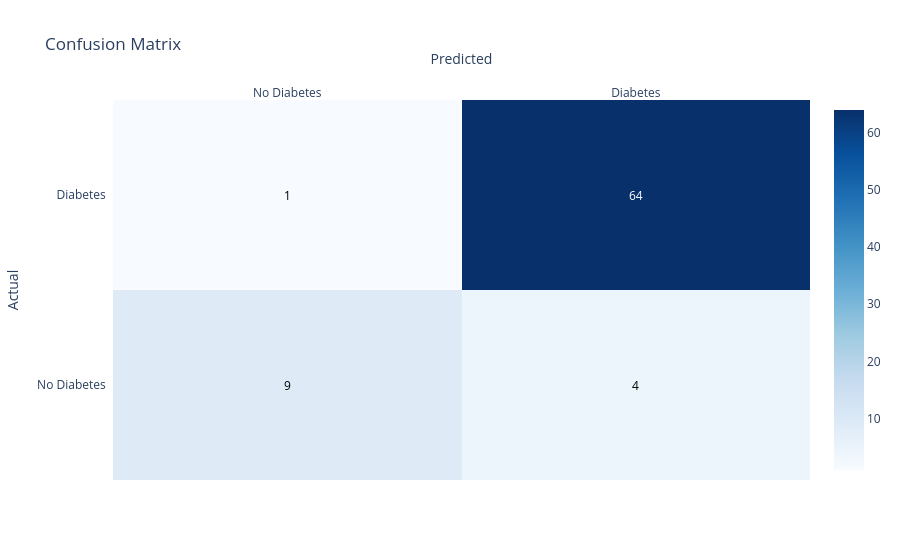

Notebook source saved alongside this figure:
### Code cell
cm = confusion_matrix(y_test, rfc_y_pred)

labels = ['No Diabetes', 'Diabetes']

fig = ff.create_annotated_heatmap(
    z=cm,
    x=labels,
    y=labels,
    colorscale='Blues',
    showscale=True
)

fig.update_layout(
    title='Confusion Matrix',
    xaxis_title='Predicted',
    yaxis_title='Actual'
)

fig.show()

### Figure 1 — Plotly figure (JSON) as saved in the notebook; plotly's stock layout.template omitted (floating-point values rounded to 4 significant figures)
{"data": [{"colorscale": [[0, "rgb(247,251,255)"], [0.125, "rgb(222,235,247)"], [0.25, "rgb(198,219,239)"], [0.375, "rgb(158,202,225)"], [0.5, "rgb(107,174,214)"], [0.625, "rgb(66,146,198)"], [0.75, "rgb(33,113,181)"], [0.875, "rgb(8,81,156)"], [1, "rgb(8,48,107)"]], "reversescale": false, "showscale": true, "type": "heatmap", "x": ["No Diabetes", "Diabetes"], "y": ["No Diabetes", "Diabetes"], "z": [[9, 4], [1, 64]]}], "layout": {"annotations": [{"font": {"color": "#000000"}, "showarrow": false, "text": "9", "x": "No Diabetes", "xref": "x", "y": "No Diabetes", "yref": "y"}, {"font": {"color": "#000000"}, "showarrow": false, "text": "4", "x": "Diabetes", "xref": "x", "y": "No Diabetes", "yref": "y"}, {"font": {"color": "#000000"}, "showarrow": false, "text": "1", "x": "No Diabetes", "xref": "x", "y": "Diabetes", "yref": "y"}, {"font": {"color": "#FFFFFF"}, "showarrow": false, "text": "64", "x": "Diabetes", "xref": "x", "y": "Diabetes", "yref": "y"}], "title": {"text": "Confusion Matrix"}, "xaxis": {"dtick": 1, "gridcolor": "rgb(0, 0, 0)", "side": "top", "ticks": "", "title": {"text": "Predicted"}}, "yaxis": {"dtick": 1, "ticks": "", "ticksuffix": "  ", "title": {"text": "Actual"}}}}
